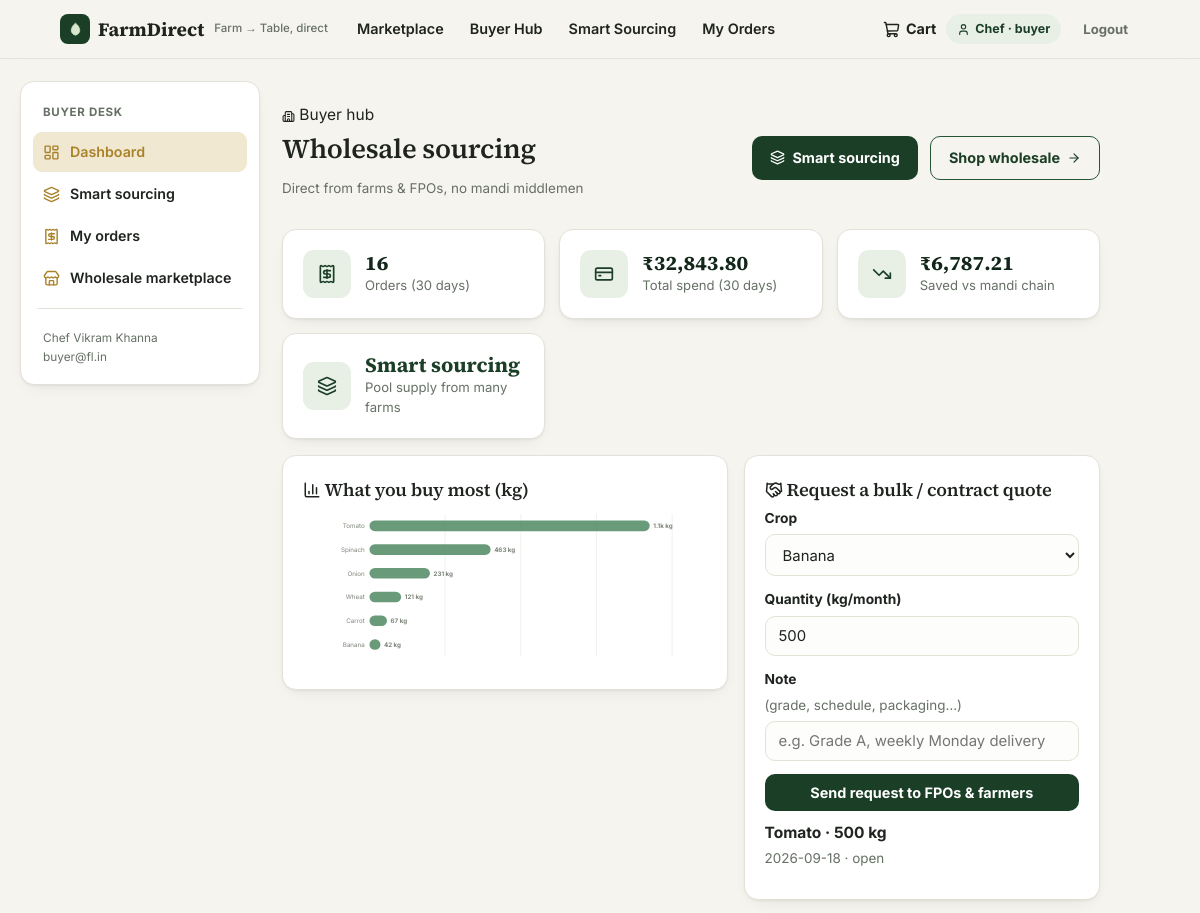
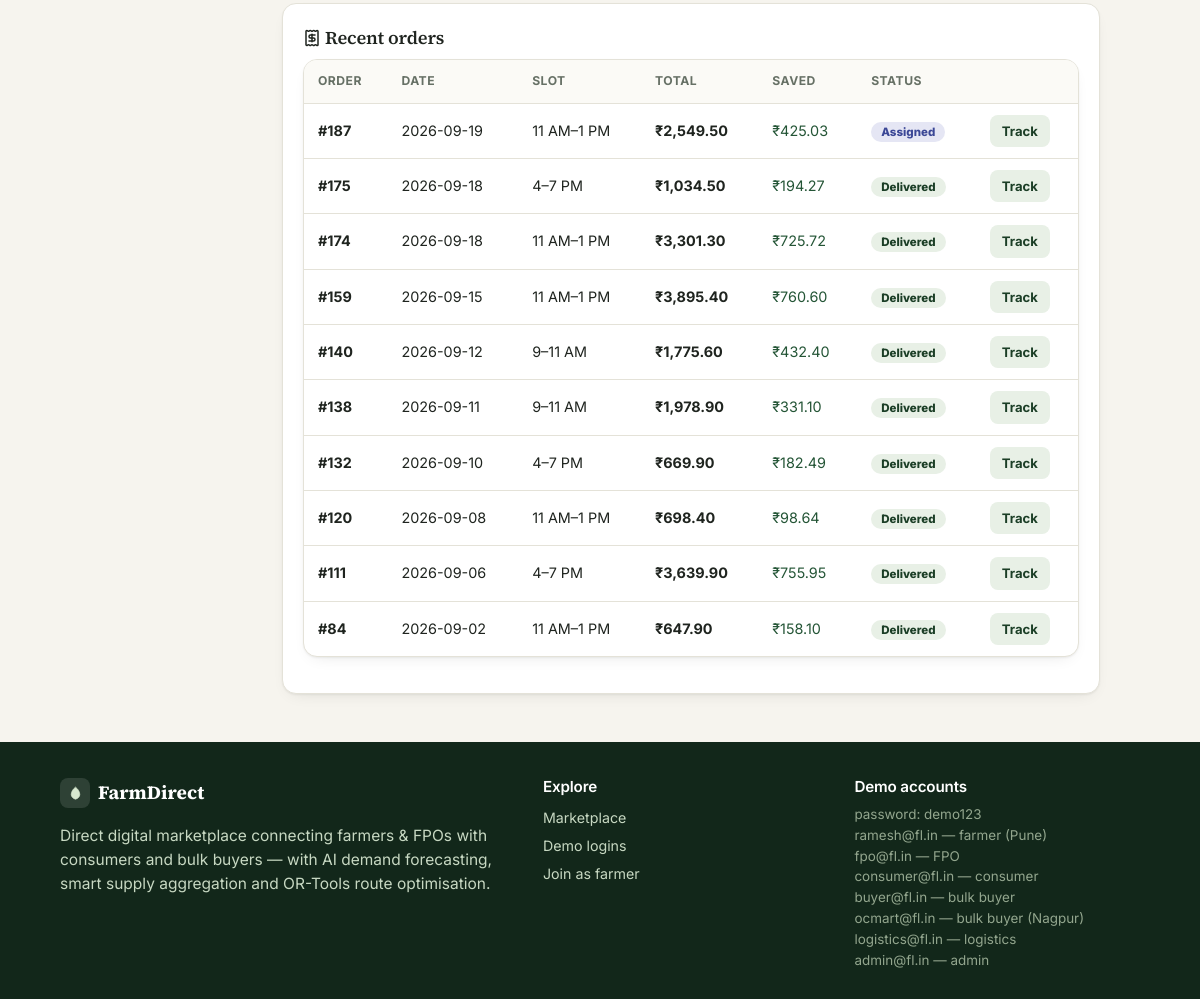
Page /buyer (signed in) on the earlier database version (2 pictures, top to bottom).
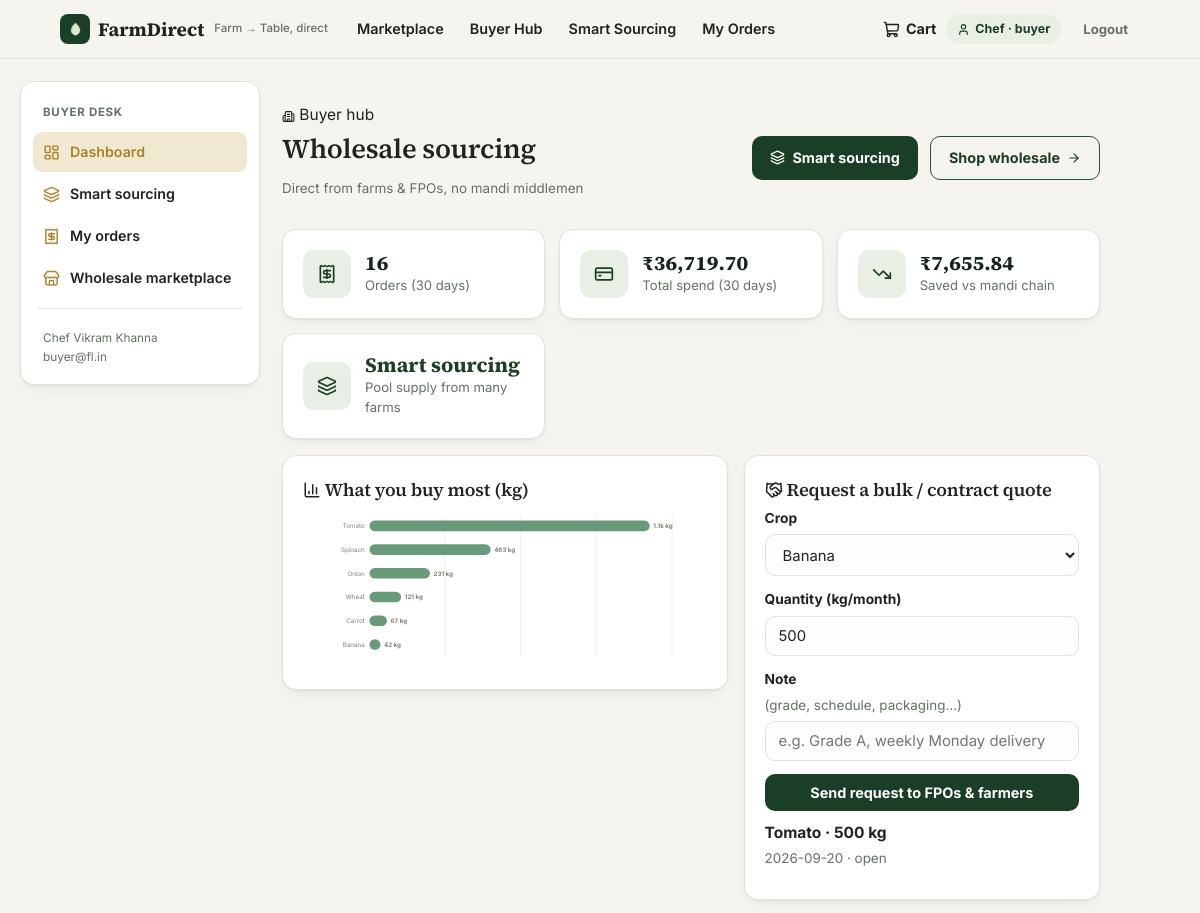
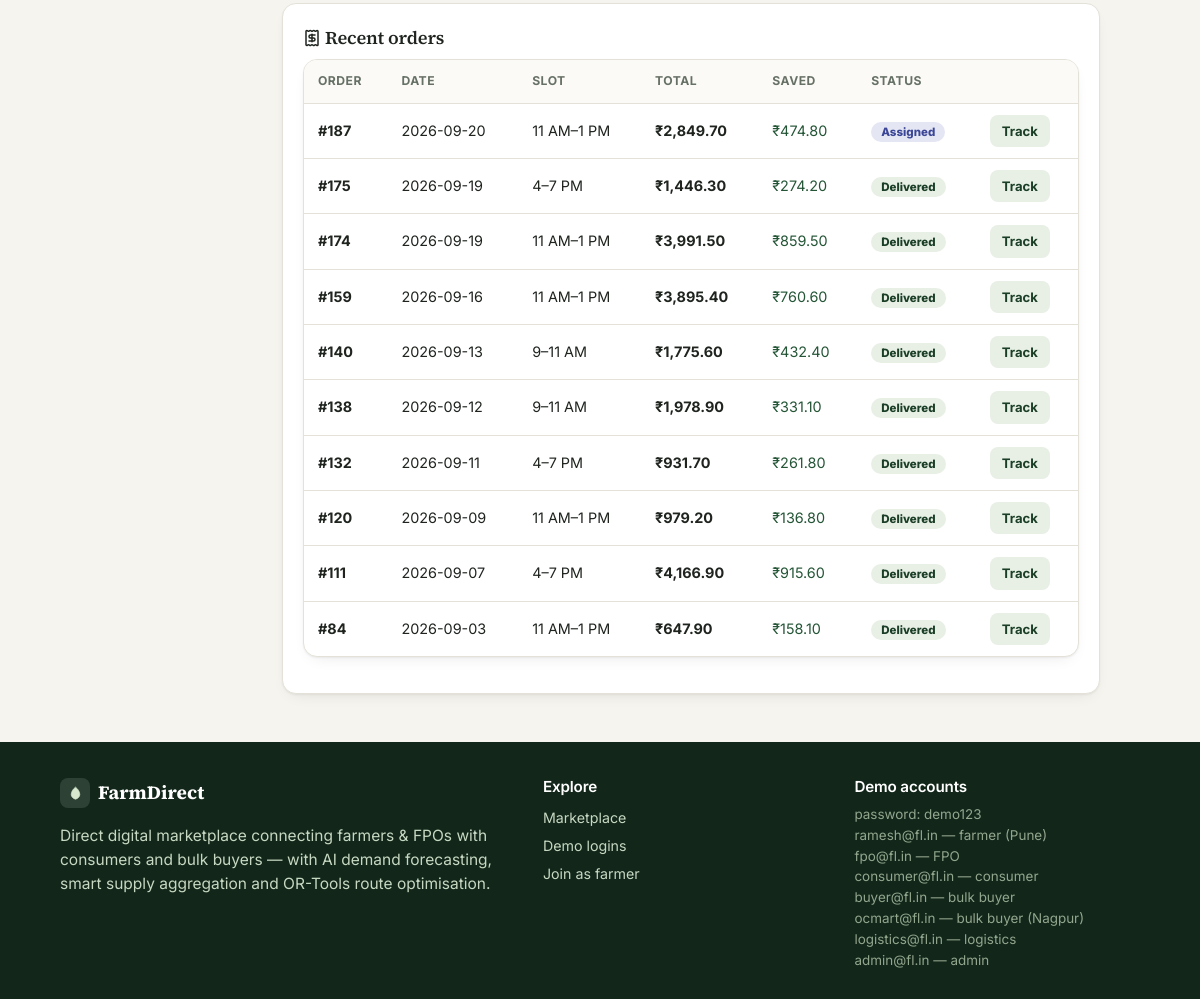
Same page on the later database version (2 pictures, top to bottom).
### tables this page shows
CREATE TABLE quotes(
  id INTEGER PRIMARY KEY AUTOINCREMENT, buyer_name TEXT, org TEXT, crop_name TEXT,
  qty_kg REAL, contact TEXT, note TEXT, status TEXT DEFAULT 'open',
  created_at TEXT DEFAULT (date('now')));

CREATE TABLE orders(
  id INTEGER PRIMARY KEY AUTOINCREMENT, buyer_id INTEGER REFERENCES users(id),
  buyer_type TEXT DEFAULT 'retail', status TEXT DEFAULT 'placed',
  subtotal REAL, savings REAL, delivery_fee REAL, total REAL,
  payment_mode TEXT DEFAULT 'UPI (demo)', address TEXT, lat REAL, lng REAL,
  depot_id INTEGER REFERENCES depots(id),
  slot TEXT, placed_on TEXT DEFAULT (date('now')),
  created_ts TEXT DEFAULT (datetime('now','localtime')));

### app.py (the view)
@app.route("/buyer")
@login_required("buyer")
def buyer_dash():
    u = current_user()
    since30 = (date.today() - timedelta(days=30)).isoformat()
    agg = q("SELECT COUNT(*) AS n_orders, COALESCE(SUM(total),0) AS spend, "
            "COALESCE(SUM(savings),0) AS saved FROM orders WHERE buyer_id=? AND placed_on>=?",
            (u["id"], since30), one=True)
    my = q("SELECT * FROM orders WHERE buyer_id=? ORDER BY id DESC LIMIT 10", (u["id"],))
    top = q("SELECT crop_name, SUM(qty) AS kg FROM order_items oi JOIN orders o ON o.id=oi.order_id "
            "WHERE o.buyer_id=? GROUP BY crop_name ORDER BY kg DESC LIMIT 6", (u["id"],))
    top_chart = bar_chart([r["crop_name"].split(" (")[0] for r in top], [r["kg"] for r in top],
                          "#4f8a63", unit=" kg")
    myquotes = q("SELECT * FROM quotes WHERE contact=? ORDER BY id DESC", (u["email"],))
    crops = q("SELECT name FROM crops ORDER BY name")
    return render_template("buyer/dashboard.html", agg=agg, orders=my, top_chart=top_chart,
                           quotes=myquotes, crops=crops)

### app.py (called while the page is built)
def get_db():
    if "db" not in g:
        g.db = sqlite3.connect(DB)
        g.db.row_factory = sqlite3.Row
        g.db.execute("PRAGMA foreign_keys = ON")
    return g.db

@app.before_request
def set_today():
    g.today = date.today()

def q(sql, args=(), one=False):
    cur = get_db().execute(sql, args)
    rows = cur.fetchall()
    return (rows[0] if rows else None) if one else rows

def current_user():
    uid = session.get("uid")
    if not uid:
        return None
    if "cu" not in g:
        g.cu = q("SELECT * FROM users WHERE id=?", (uid,), one=True)
    return g.cu

def login_required(*roles):
    def deco(fn):
        @wraps(fn)
        def wrapper(*a, **kw):
            u = current_user()
            if not u:
                flash("Please log in to continue.", "warn")
                return redirect(url_for("login", next=request.path))
            if roles and u["role"] not in roles:
                flash("That page isn't available for your account.", "warn")
                return redirect(url_for("index"))
            return fn(*a, **kw)
        return wrapper
    return deco

### templates/buyer/dashboard.html (shortened to what this page needs)
{% extends "_app_base.html" %}
{% from "_macros.html" import badge_status, sidenav %}
{% block sidebar %}
{{ sidenav(url_for('buyer_dash'), 'layout-dashboard', 'Dashboard') }}
{{ sidenav(url_for('buyer_aggregate'), 'layers', 'Smart sourcing') }}
{{ sidenav(url_for('orders'), 'receipt', 'My orders') }}
{{ sidenav(url_for('marketplace', sort='price_asc'), 'store', 'Wholesale marketplace') }}
{% endblock %}
{% block app_content %}
  <div class="page-head">
    <div><span class="role-tag">{{ icon('building-2', 13) }} Buyer hub</span><h1>Wholesale sourcing</h1><p class="fine">Direct from farms &amp; FPOs, no mandi middlemen</p></div>
    <div class="cta-row"><a class="btn primary" href="{{ url_for('buyer_aggregate') }}">{{ icon('layers', 15) }} Smart sourcing</a>
    <a class="btn outline" href="{{ url_for('marketplace', sort='price_asc') }}">Shop wholesale {{ icon('arrow-right', 14) }}</a></div>
  </div>
  <div class="kpi-row">
    <div class="card kpi"><span class="kicon">{{ icon('receipt', 20) }}</span><div><div class="kval">{{ agg['n_orders'] }}</div><div class="klab">Orders (30 days)</div></div></div>
    <div class="card kpi"><span class="kicon">{{ icon('credit-card', 20) }}</span><div><div class="kval">{{ agg['spend']|inr }}</div><div class="klab">Total spend (30 days)</div></div></div>
    <div class="card kpi"><span class="kicon">{{ icon('trending-down', 20) }}</span><div><div class="kval">{{ agg['saved']|inr }}</div><div class="klab">Saved vs mandi chain</div></div></div>
    <div class="card kpi"><span class="kicon">{{ icon('layers', 20) }}</span><div><div class="kval"><a href="{{ url_for('buyer_aggregate') }}">Smart sourcing</a></div><div class="klab">Pool supply from many farms</div></div></div>
  </div>
  <div class="two-col">
    <div class="card">
      <h3>{{ icon('bar-chart-3', 18) }} What you buy most (kg)</h3>
      {{ top_chart }}
    </div>
    <div class="card">
      <h3>{{ icon('handshake', 18) }} Request a bulk / contract quote</h3>
      <form method="post" action="{{ url_for('buyer_quote') }}" class="stack">
        <label>Crop
          <select name="crop">{% for c in crops %}<option>{{ c['name'] }}</option>{% endfor %}</select>
        </label>
        <label>Quantity (kg/month)<input type="number" name="qty" min="10" value="500"></label>
        <label>Note <span class="fine">(grade, schedule, packaging…)</span>
          <input name="note" placeholder="e.g. Grade A, weekly Monday delivery">
        </label>
        <button class="btn primary">Send request to FPOs &amp; farmers</button>
      </form>
      {% for qt in quotes %}
      <div class="qrow"><b>{{ qt['crop_name'] }} · {{ '%g'|format(qt['qty_kg']) }} kg</b>
        <span class="fine">{{ qt['created_at'] }} · {{ qt['status'] }}</span></div>
      {% endfor %}
    </div>
  </div>
  <div class="card">
    <h3>{{ icon('receipt', 18) }} Recent orders</h3>
    <div class="card table-card flush">
      <table>
        <thead><tr><th>Order</th><th>Date</th><th>Slot</th><th>Total</th><th>Saved</th><th>Status</th><th></th></tr></thead>
        <tbody>
          {% for o in orders %}
          <tr>
            <td><b>#{{ o['id'] }}</b></td><td>{{ o['placed_on'] }}</td><td>{{ o['slot'] }}</td>
            <td><b>{{ o['total']|inr }}</b></td><td class="green">{{ o['savings']|inr }}</td>
            <td>{{ badge_status(o['status']) }}</td>
            <td><a class="btn soft sm" href="{{ url_for('track', oid=o['id']) }}">Track</a></td>
          </tr>
          {% endfor %}
        </tbody>
      </table>
    </div>
  </div>
{% endblock %}

### templates/_macros.html (shortened to what this page needs)
{% macro badge_status(s) %}<span class="badge st-{{ s }}">{{ s|replace('_',' ') }}</span>{% endmacro %}
{% macro sidenav(href, ic, label) %}
<a href="{{ href }}" class="{{ 'active' if request.path == href else '' }}">{{ icon(ic, 17) }} {{ label }}</a>
{% endmacro %}

Differences in the rows shown:
changed quotes "Tomato": created_at "2026-09-18" → "2026-09-20"
changed orders "Assigned": placed_on "2026-09-19" → "2026-09-20"; total|inr "₹2,549.50" → "₹2,849.70"; savings|inr "₹425.03" → "₹474.80"
changed orders id 175: placed_on "2026-09-18" → "2026-09-19"; total|inr "₹1,034.50" → "₹1,446.30"; savings|inr "₹194.27" → "₹274.20"
changed orders id 174: placed_on "2026-09-18" → "2026-09-19"; total|inr "₹3,301.30" → "₹3,991.50"; savings|inr "₹725.72" → "₹859.50"
changed orders id 159: placed_on "2026-09-15" → "2026-09-16"
changed orders id 140: placed_on "2026-09-12" → "2026-09-13"
changed orders id 138: placed_on "2026-09-11" → "2026-09-12"
changed orders id 132: placed_on "2026-09-10" → "2026-09-11"; total|inr "₹669.90" → "₹931.70"; savings|inr "₹182.49" → "₹261.80"
changed orders id 120: placed_on "2026-09-08" → "2026-09-09"; total|inr "₹698.40" → "₹979.20"; savings|inr "₹98.64" → "₹136.80"
changed orders id 111: placed_on "2026-09-06" → "2026-09-07"; total|inr "₹3,639.90" → "₹4,166.90"; savings|inr "₹755.95" → "₹915.60"
changed orders id 84: placed_on "2026-09-02" → "2026-09-03"
Other differences:
{{ agg['spend']|inr }}: "₹32,843.80" → "₹36,719.70"
{{ agg['saved']|inr }}: "₹6,787.21" → "₹7,655.84"
